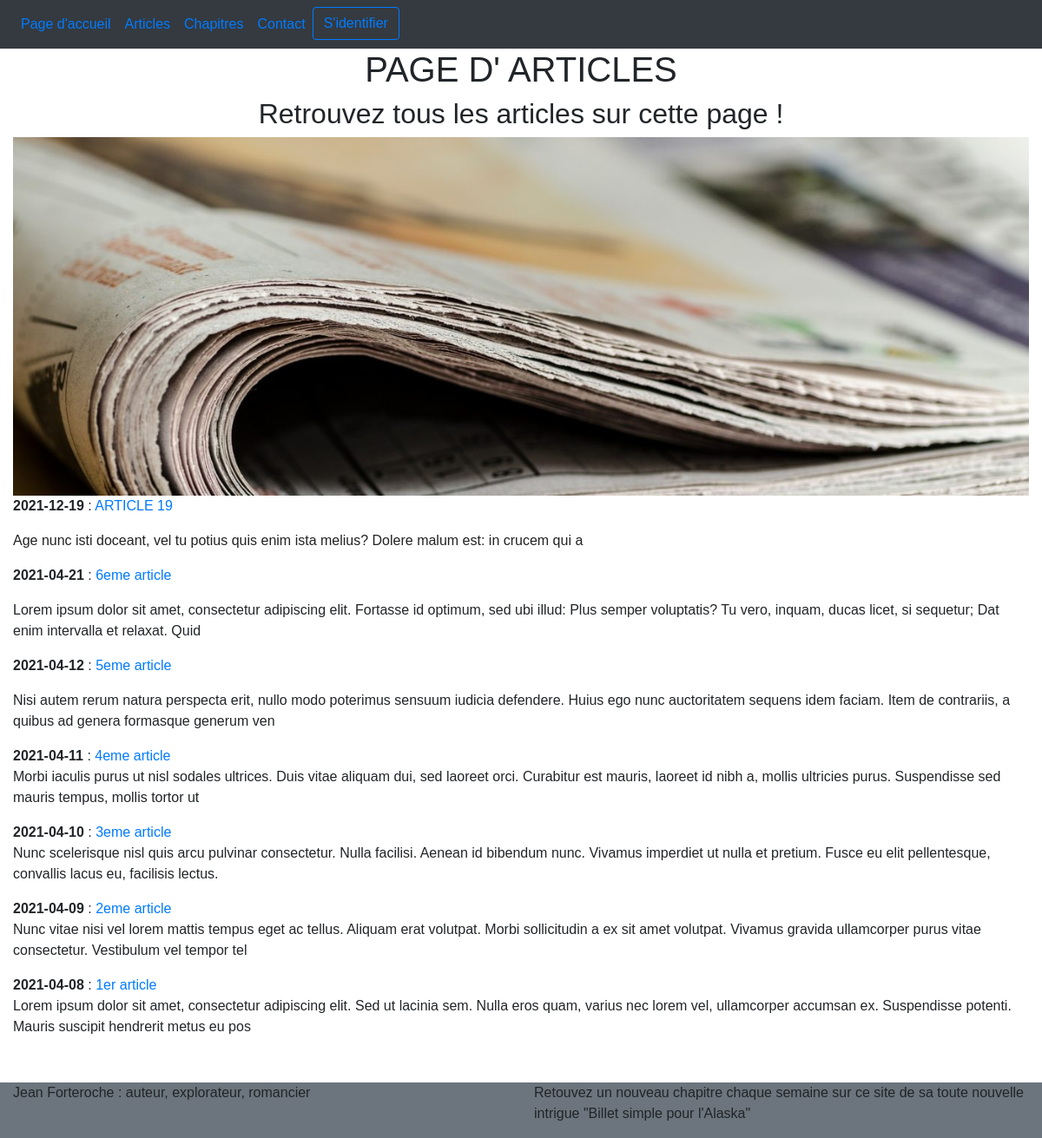
The page /index.php?action=articles on the database its author committed.
### tables this page shows
CREATE TABLE `articles` (
  `id` int(11) NOT NULL,
  `date_publication` date NOT NULL,
  `titre` varchar(30) NOT NULL,
  `contenu` text NOT NULL
);

### model/article_manager.php (called while the page is built, shortened)
<?php
class ArticleManager extends Manager {
    public function getAllArticles() {
        $db = $this -> dbconnect();
        $req = $db -> query("SELECT id, date_publication, titre, SUBSTRING(contenu, 1, 200) AS contenu FROM articles ORDER BY date_publication DESC");
        return $req;
    }
}
?>

### controller/article_controller.php (called while the page is built, shortened)
<?php
require_once('model/article_manager.php');
class ArticleController {
            ?>
            <?php
    public function afficheAllArticles() {
        $articleManager = new ArticleManager;
        $reponse = $articleManager -> getAllArticles();
        $reponse -> execute();
        return($reponse);
    }
}
?>

### view/articles.php (the view, shortened to what this page needs)
    <h1 class="text-center">PAGE D' ARTICLES </h1>
    <h2 class="text-center">Retrouvez tous les articles sur cette page !</h2>
    <img src='./public/images/article.jpg' class="img-responsive col-lg-12 " alt="page de journal" />
    <div class="container-fluid">
        <div class="row">
            <div class="col-12">
                <?php
                    while($donnes = $reponse -> fetch())  {
                ?>
                <p>
                    <strong><?php echo $donnes['date_publication']; ?></strong> : <a href="../Projet4/index.php?action=currentArticle&titre=<?php echo $donnes['titre'] ?>" > <?php echo $donnes['titre']; ?></a> <br/>
                    <?php echo $donnes['contenu']; ?>
                </p>
                <?php
                    }
                ?>
            </div>
        </div>
    </div>
<?php require('template.php'); ?>

### public/css/style.css (style rules this page uses)
* { box-sizing: border-box }
body { font-family: Verdana, sans-serif; margin:0 }
img { vertical-align: middle; }

### rows shown on the page
articles: date_publication "2021-12-19", titre "ARTICLE 19", contenu "Age nunc isti doceant, vel tu potius quis enim ista melius? Dolere malum est: in crucem qui a"
articles: date_publication "2021-04-21", titre "6eme article", contenu "Lorem ipsum dolor sit amet, consectetur adipiscing elit. Fortasse id optimum, sed ubi illud: Plus semper voluptatis? Tu vero, inquam, ducas licet, si sequetur; Dat enim intervalla et relaxat. Quid"
articles: date_publication "2021-04-12", titre "5eme article", contenu "Nisi autem rerum natura perspecta erit, nullo modo poterimus sensuum iudicia defendere. Huius ego nunc auctoritatem sequens idem faciam. Item de contrariis, a quibus ad genera formasque generum ven"
articles: date_publication "2021-04-11", titre "4eme article", contenu "Morbi iaculis purus ut nisl sodales ultrices. Duis vitae aliquam dui, sed laoreet orci. Curabitur est mauris, laoreet id nibh a, mollis ultricies purus. Suspendisse sed mauris tempus, mollis tortor ut"
articles: date_publication "2021-04-10", titre "3eme article", contenu "Nunc scelerisque nisl quis arcu pulvinar consectetur. Nulla facilisi. Aenean id bibendum nunc. Vivamus imperdiet ut nulla et pretium. Fusce eu elit pellentesque, convallis lacus eu, facilisis lectus."
articles: date_publication "2021-04-09", titre "2eme article", contenu "Nunc vitae nisi vel lorem mattis tempus eget ac tellus. Aliquam erat volutpat. Morbi sollicitudin a ex sit amet volutpat. Vivamus gravida ullamcorper purus vitae consectetur. Vestibulum vel tempor tel"
articles: date_publication "2021-04-08", titre "1er article", contenu "Lorem ipsum dolor sit amet, consectetur adipiscing elit. Sed ut lacinia sem. Nulla eros quam, varius nec lorem vel, ullamcorper accumsan ex. Suspendisse potenti. Mauris suscipit hendrerit metus eu pos"
